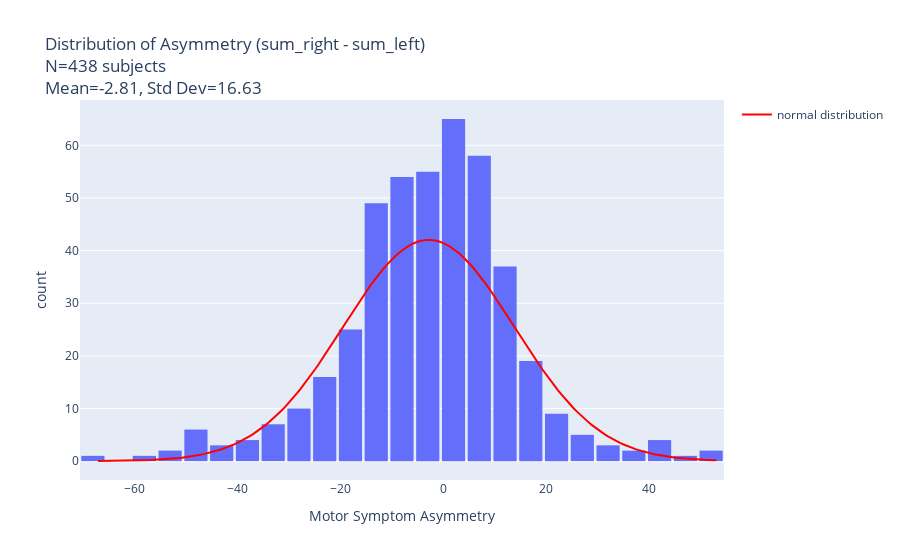

The notebook cell saved with this chart:
### Markdown cell above
distribution des valeurs des "motor symptom asymmetry"

### Code cell
import numpy as np

import plotly.graph_objects as go

# Calcul de la moyenne et de l'écart type
mean = df_romain_filtered['asymetry'].mean()
std = df_romain_filtered['asymetry'].std()

# Histogramme
fig = px.histogram(
    df_romain_filtered,
    x='asymetry',
    nbins=30,
    title=f"Distribution of Asymmetry (sum_right - sum_left)<br>N={len(df_romain_filtered)} subjects<br>Mean={mean:.2f}, Std Dev={std:.2f}",
    labels={'asymetry': "Motor Symptom Asymmetry"},
    color_discrete_sequence=['#636EFA']
)
fig.update_layout(bargap=0.1)

# Générer la courbe normale
x_vals = np.linspace(df_romain_filtered['asymetry'].min(), df_romain_filtered['asymetry'].max(), 200)
hist_y, bins = np.histogram(df_romain_filtered['asymetry'], bins=30)
bin_width = bins[1] - bins[0]
normal_y = (
    len(df_romain_filtered['asymetry']) * bin_width *
    (1/(std * np.sqrt(2 * np.pi))) * np.exp(-0.5 * ((x_vals - mean)/std)**2)
)

fig.add_trace(go.Scatter(
    x=x_vals,
    y=normal_y,
    mode='lines',
    name='normal distribution',
    line=dict(color='red')
))

fig.show()
fig.write_image("/NAS/deathrow/protocoles/predistim/screenshots/asymetry_histogram.png")

### Figure 1 — Plotly figure (JSON) as saved in the notebook; plotly's stock layout.template omitted (floating-point values rounded to 4 significant figures; data arrays with more than 128 entries replaced by an {"elided": "..."} marker saying what was removed)
{"data": [{"alignmentgroup": "True", "bingroup": "x", "hovertemplate": "Motor Symptom Asymmetry=%{x}<br>count=%{y}<extra></extra>", "legendgroup": "", "marker": {"color": "#636EFA", "pattern": {"shape": ""}}, "name": "", "nbinsx": 30, "offsetgroup": "", "orientation": "v", "showlegend": false, "type": "histogram", "x": {"elided": "438 int values"}, "xaxis": "x", "yaxis": "y"}, {"line": {"color": "red"}, "mode": "lines", "name": "normal distribution", "type": "scatter", "x": {"elided": "200 float values"}, "y": {"elided": "200 float values"}}], "layout": {"bargap": 0.1, "barmode": "relative", "legend": {"tracegroupgap": 0}, "title": {"text": "Distribution of Asymmetry (sum_right - sum_left)<br>N=438 subjects<br>Mean=-2.81, Std Dev=16.63"}, "xaxis": {"anchor": "y", "domain": [0, 1], "title": {"text": "Motor Symptom Asymmetry"}}, "yaxis": {"anchor": "x", "domain": [0, 1], "title": {"text": "count"}}}}
